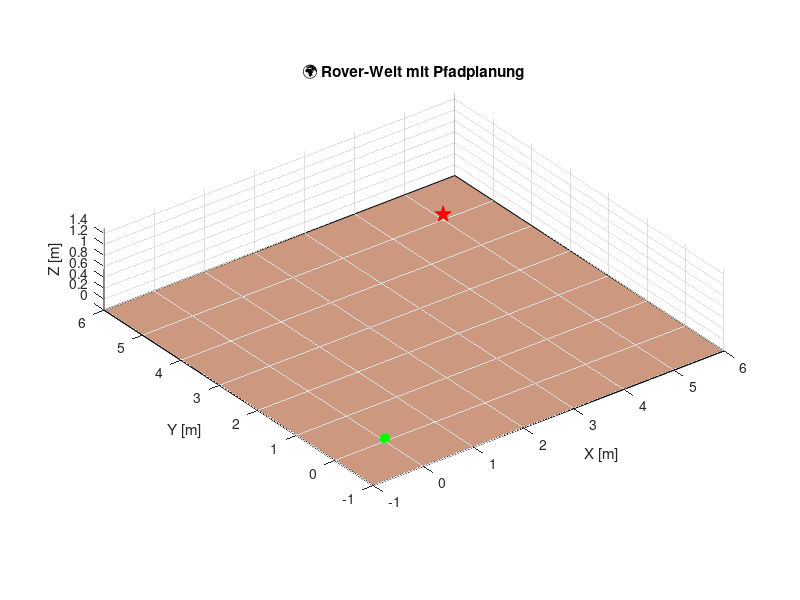

The MATLAB source for this figure: (Note: this script raises an error after producing the figure.)
%% Initialisierung der Rover-Parameter
roverl = 0.4;          % Länge [m]
roverb = 0.3;          % Breite [m]
roverh = 0.2;          % Höhe [m]
rover_radr = 0.05;      % Radradius [m]
rad_l = 0.05; 
rad_b = 0.025;

sp = [0, 0];           % Startpunkt
zp = [5, 5];           % Zielpunkt
hindernisse = [1, 2, 0.5; 2, 3, 0.8; 4, 4, 0.4];  % Hindernisse [x y r]
                                                  % wenn nur 2 Hindernisse, dann letzten 3 auskommentieren

%% 3D-Visualisierung des fahrenden Rovers mit schöner Welt
figure(1); clf;
axis equal; grid on; hold on;
xlabel('X [m]'); ylabel('Y [m]'); zlabel('Z [m]');
xlim([-1 6]); ylim([-1 6]); zlim([0 1.5]);
view(45, 30);
title('🌍 Rover-Welt mit Pfadplanung');
%ax = gca;  % aktuelle Achse
%ax.Color = [0.9 0.75 0.7];

%% --- Boden zeichnen (Mars-Farbton) ---
x_boden = [-1 6 6 -1];
y_boden = [-1 -1 6 6];
z_boden = [0 0 0 0];
boden = fill3(x_boden, y_boden, z_boden, [0.8 0.6 0.5]);  % Marsähnlicher Ton

%% --- Start- & Zielpunkt mit Symbolen ---
startp = plot3(sp(1), sp(2), 0.05, 'go', ...
    'MarkerSize', 7, 'MarkerFaceColor', 'g', 'DisplayName', 'Start');

zielp = plot3(zp(1), zp(2), 0.1, 'rp', ...  % 'p' = Pentagon-Marker
    'MarkerSize', 12, 'MarkerFaceColor', 'r', 'DisplayName', 'Ziel');

%% --- Hindernisse darstellen als Kreise am Boden ---
alpha = linspace(0, 2*pi, 100);
hindernisHandles = gobjects(size(hindernisse, 1), 1);

for i = 1:size(hindernisse, 1)
    xh = hindernisse(i,1);
    yh = hindernisse(i,2);
    r = hindernisse(i,3);
    z = 0.01;  % leicht über Boden
    hindernisHandles(i) = fill3(xh + r*cos(alpha), yh + r*sin(alpha), ...
                                z*ones(size(alpha)), [0.3 0.3 0.3], ...
                                'FaceAlpha', 0.8, 'EdgeColor', 'k', ...
                                'LineWidth', 1.5, 'DisplayName', 'Hindernis');
end

%% --- Pfad planen & zeichnen ---
[x_pfad, y_pfad] = pfadplaner(sp, zp, hindernisse, roverl);

pfad = plot3(x_pfad, y_pfad, 0.05 * ones(size(x_pfad)), ...
             'b-', 'LineWidth', 2.5, 'DisplayName', 'Pfad');

%% --- Lichteffekte & Material für mehr Tiefe ---
light('Position', [3 5 10], 'Style', 'infinite');  % Lichtquelle
material dull;
lighting gouraud;

%% --- Legende und Anzeigeelemente ---
legend([boden, startp, zielp, pfad, hindernisHandles(1)], ...
       {'Boden', 'Start', 'Ziel', 'Pfad', 'Hindernisse'}, ...
       'Location', 'northeastoutside');